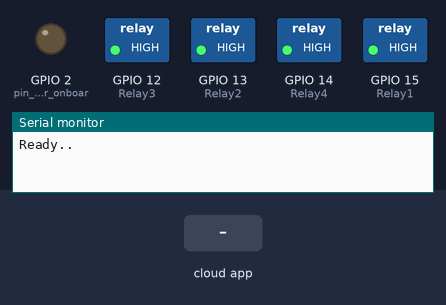
This sketch was run on a simulated ESP8266 (Wemos D1 mini). Parts: switched loads named in the sketch (green lamp = pin HIGH), output pins drawn as LEDs (lit = HIGH), the last lines printed to the serial monitor. Dashed ring = blinking. Inputs (shaded band) come from the test bench.

Above: at 2.7 s.
2.8 s: the phone or cloud app sets 1 to 1
At 4.7 s:
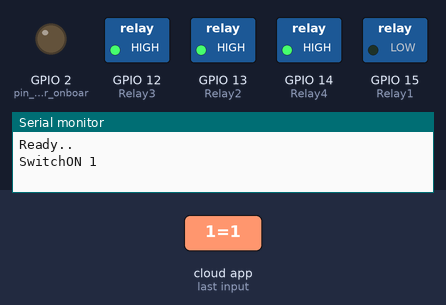
5.9 s: the phone or cloud app sets 1 to 0
At 7.0 s:
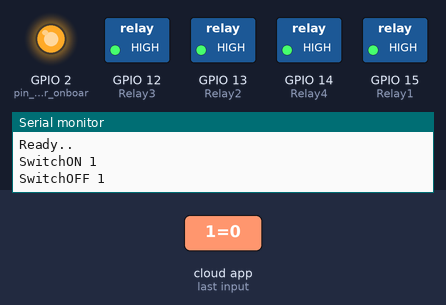
8.0 s: the phone or cloud app sets 2 to 1
At 9.7 s:
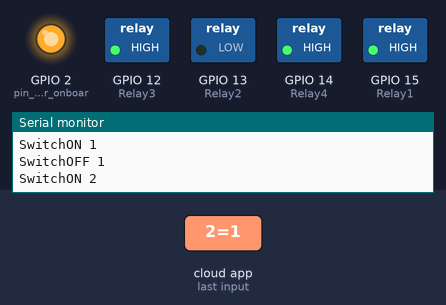
10.0 s: the phone or cloud app sets 3 to 1
At 11.4 s:
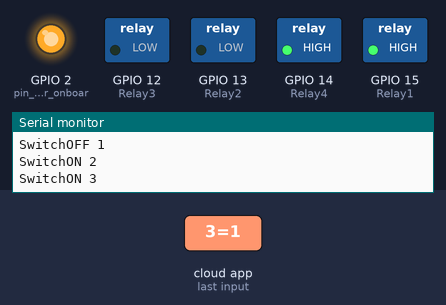
12.0 s: the phone or cloud app sets 4 to 1
At 13.0 s:
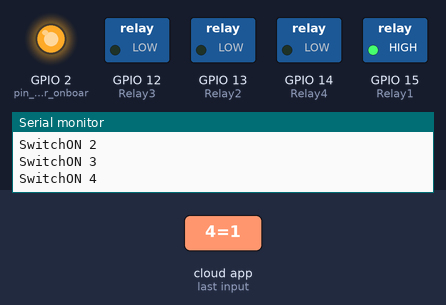
14.0 s: the phone or cloud app sets 0 to 1
At 16.3 s:
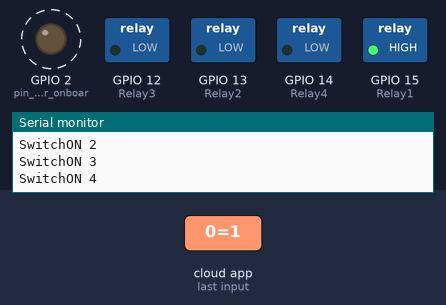
Timing chart, 0 to 20.0 s (numbered marks = the images above; inputs shaded):
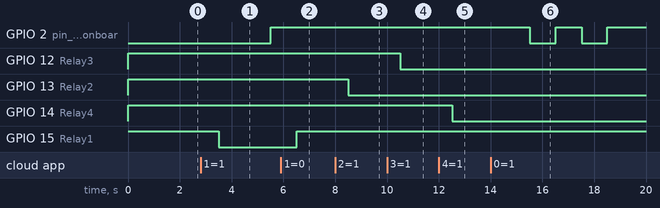

The sketch:

smartpowerstip_withCayenneCloud.ino
```cpp
/*
 *              Wemos D1 Mini pin configuration details
 *
 *                      ____________________
 *                    /                      \
 *                   |                        |
 *          (/RST) 1 | RST                 TX | 22 (/GPIO1)
 *          (ADC0) 2 | A0                  RX | 21  (GPIO3)
 *        (GPIO16) 4 | D0                  D1 | 20  (GPIO5) <SCL>
 *  <SCk> (GPIO14) 5 | D5                  D2 | 19  (GPIO4) <SDA>
 * <MISO> (GPIO12) 6 | D6                  D3 | 18  (GPIO0)
 * <MOSI> (GPIO13) 7 | D7                  D4 | 17  (GPIO2)
 *  <SS>  (GPIO15)16 | D8                   G | 15    (GND)
 *          (3.3V) 8 | 3V3                 5V | USB    (5v)
 *                    \                       |
 *                    -| Reset  ______  D1mini|
 *                     |_______/\____/\_______|
 *
 *
 */

//#define CAYENNE_DEBUG
#define CAYENNE_PRINT Serial
#include <CayenneMQTTESP8266.h>

// WiFi network info.
char ssid[] = "YourNetworkSSID";           //Add your home wifi network ssid
char wifiPassword[] = "networkpassword";   //Add wifi password

// Cayenne authentication info. This should be obtained from the Cayenne Dashboard.
char username[] = "MQTT_username";   //Replace with your MQTT username
char password[] = "MQTT_password";   //Replace with your MQTT password
char clientID[] = "CLIENT_ID";       //Replace with your clientID

//GPIO pins used to drive relay
const int Relay4 = 14;        //ESP8266 GPIO14 pin D5(on Wemos)
const int Relay3 = 12;        //ESP8266 GPIO12 pin D6(on Wemos)
const int Relay2 = 13;        //ESP8266 GPIO13 pin D7(on Wemos)
const int Relay1 = 15;        //ESP8266 GPIO15 pin D8(on Wemos)


void setup() {
  //configure GPIO pins as output
  pinMode(Relay4, OUTPUT);
  pinMode(Relay3, OUTPUT);
  pinMode(Relay2, OUTPUT);
  pinMode(Relay1, OUTPUT);

  //Here Active Low Logic used so Relay(SwitchON when GPIO pins are low)
  //so to keep SwitchOFF initially issue HIGH command
  digitalWrite(Relay1, HIGH);
  digitalWrite(Relay2, HIGH);
  digitalWrite(Relay3, HIGH);
  digitalWrite(Relay4, HIGH);

  pinMode(LED_BUILTIN, OUTPUT); // pin mode setup for onboard led

  Serial.begin(9600);
  Cayenne.begin(username, password, clientID, ssid, wifiPassword);
  Serial.println("Ready..");
  digitalWrite(LED_BUILTIN, LOW); //active low so status ON
}

unsigned long previousmillis = 0;
int setInterval = 5000;

void loop() {
  Cayenne.loop();

  unsigned long currentmillis = millis();
  if (currentmillis - previousmillis > setInterval) { // send data after every 5 seconds interval
   digitalWrite(LED_BUILTIN, LOW);
   Cayenne.virtualWrite(6, WiFi.RSSI());  // sends wifi signal strength to cloud
   digitalWrite(LED_BUILTIN, HIGH);
   previousmillis = currentmillis;
  }

}

// below functions are executed depending on action for Various Channel Number defined on cayenne cloud for widgets like button, led, etc.
CAYENNE_IN(0)  // action for channel 0
{
  CAYENNE_LOG("CAYENNE_IN_DEFAULT(%u) - %s, %s", request.channel, getValue.getId(), getValue.asString());
  //Process message here. If there is an error set an error message using getValue.setError(), e.g getValue.setError("Error message");
  if(getValue.asInt()) {
    digitalWrite(LED_BUILTIN, HIGH);
    delay(1000);
    digitalWrite(LED_BUILTIN, LOW);
    delay(1000);
    digitalWrite(LED_BUILTIN, HIGH);
    delay(1000);
    digitalWrite(LED_BUILTIN, LOW);
    delay(1000);
  }
}

CAYENNE_IN(1)   // action for channel 1
{
  CAYENNE_LOG("CAYENNE_IN_DEFAULT(%u) - %s, %s", request.channel, getValue.getId(), getValue.asString());
  //Process message here. If there is an error set an error message using getValue.setError(), e.g getValue.setError("Error message");
  if(getValue.asInt()){
      Serial.println("SwitchON 1");
      digitalWrite(Relay1,0); //Device will be SwitchON
    }
  else {
      Serial.println("SwitchOFF 1");
      digitalWrite(Relay1,1); //Device will be SwitchOFF
    }
}

CAYENNE_IN(2)   // action for channel 2
{
  CAYENNE_LOG("CAYENNE_IN_DEFAULT(%u) - %s, %s", request.channel, getValue.getId(), getValue.asString());
  //Process message here. If there is an error set an error message using getValue.setError(), e.g getValue.setError("Error message");
  if(getValue.asInt()){
      Serial.println("SwitchON 2");
      digitalWrite(Relay2,0); //Device will be SwitchON
    }
  else {
      Serial.println("SwitchOFF 2");
      digitalWrite(Relay2,1); //Device will be SwitchOFF
    }
}

CAYENNE_IN(3)   // action for channel 3
{
  CAYENNE_LOG("CAYENNE_IN_DEFAULT(%u) - %s, %s", request.channel, getValue.getId(), getValue.asString());
  //Process message here. If there is an error set an error message using getValue.setError(), e.g getValue.setError("Error message");
  if(getValue.asInt()){
      Serial.println("SwitchON 3");
      digitalWrite(Relay3,0); //Device will be SwitchON
    }
  else {
      Serial.println("SwitchOFF 3");
      digitalWrite(Relay3,1); //Device will be SwitchOFF
    }
}

CAYENNE_IN(4)   // action for channel 4
{
  CAYENNE_LOG("CAYENNE_IN_DEFAULT(%u) - %s, %s", request.channel, getValue.getId(), getValue.asString());
  //Process message here. If there is an error set an error message using getValue.setError(), e.g getValue.setError("Error message");
  if(getValue.asInt()){
      Serial.println("SwitchON 4");
      digitalWrite(Relay4,0); //Device will be SwitchON
    }
  else {
      Serial.println("SwitchOFF 4");
      digitalWrite(Relay4,1); //Device will be SwitchOFF
    }
}
```

Measured:
- after the input at 2.8 s, GPIO 15 (Relay1): HIGH → LOW after 0.70 s
- after the input at 5.9 s, GPIO 15 (Relay1): LOW → HIGH after 0.61 s
- after the input at 8.0 s, GPIO 13 (Relay2): HIGH → LOW after 0.51 s
- after the input at 10.0 s, GPIO 12 (Relay3): HIGH → LOW after 0.51 s
- after the input at 12.0 s, GPIO 14 (Relay4): HIGH → LOW after 0.51 s
- after the input at 14.0 s, GPIO 2 (pin_mode_setup_for_onboar): alternates HIGH for 1.0 s and LOW for 1.0 s, starting after 1.5 s
